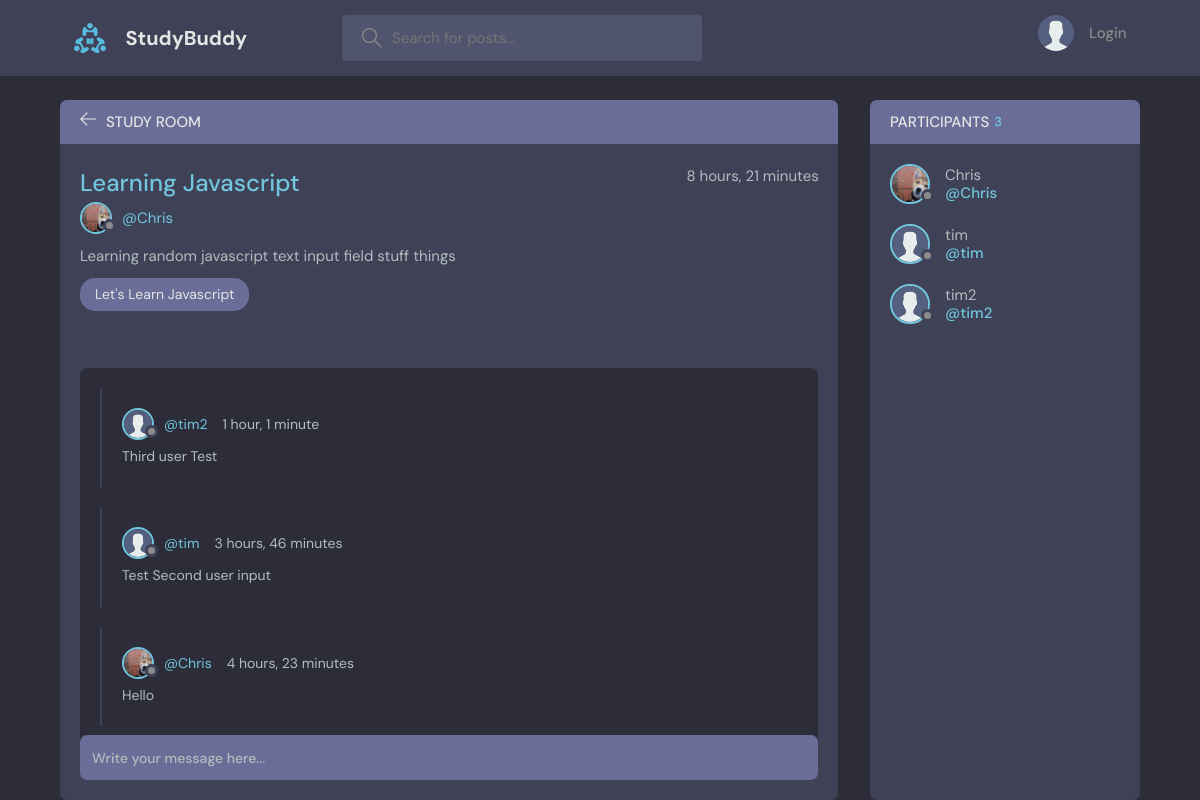
The page /room/1/ on the database its author committed.
### Base/models.py (models this page shows, shortened)
class Room(models.Model):
    host = models.ForeignKey(User, on_delete=models.SET_NULL, null=True)
    topic = models.ForeignKey(Topic, on_delete=models.SET_NULL, null=True)
    name = models.CharField(max_length=200)
    description = models.TextField(null=True, blank=True)
    participants = models.ManyToManyField(User, related_name='participants', blank=True)
    updated = models.DateTimeField(auto_now=True)
    created = models.DateTimeField(auto_now_add=True)
    class Meta:
        ordering = ['-updated', '-created']

class User(AbstractUser):
    name = models.CharField(max_length=200, null=True)
    email = models.EmailField(null=True, unique=True)
    bio = models.TextField(null=True)
    avatar = models.ImageField(null=True, default="avatar.svg")
    USERNNAME_FIELD = 'email'
    REQUIRED_FIELDS = []

class Topic(models.Model):
    name = models.CharField(max_length=200)
    def __str__(self):
        return self.name

class Messages(models.Model):
    user = models.ForeignKey(User, on_delete=models.CASCADE)
    room = models.ForeignKey(Room, on_delete=models.CASCADE)
    body = models.TextField()
    updated = models.DateTimeField(auto_now=True)
    created = models.DateTimeField(auto_now_add=True)
    class Meta:
        ordering = ['-updated', '-created']

### Base/views.py (the view, shortened to what this page needs)
# urls.py: path('room/<str:pk>/', views.room, name="room"),
def room(request, pk):
    room = Room.objects.get(id=pk)
    room_messages = room.messages_set.all().order_by('-created')
    participants = room.participants.all()
    context = {'room': room, 'room_messages': room_messages, 'participants': participants}
    return render(request, 'base/room.html', context)

### Base/templates/base/room.html (shortened to what this page needs)
{% extends 'main.html' %}
{% block content %}
        <div class="room">
          <div class="room__top">
            <div class="room__topLeft">
              <a href="{% url 'home' %}">
                <svg version="1.1" xmlns="http://www.w3.org/2000/svg" width="32" height="32" viewBox="0 0 32 32">
                  <title>arrow-left</title>
                  <path
                    d="M13.723 2.286l-13.723 13.714 13.719 13.714 1.616-1.611-10.96-10.96h27.625v-2.286h-27.625l10.965-10.965-1.616-1.607z"
                  ></path>
                </svg>
              </a>
              <h3>Study Room</h3>
            </div>
          </div>
          <div class="room__box scroll">
            <div class="room__header scroll">
              <div class="room__info">
                <h3>{{room.name}}</h3>
                <span>{{room.created|timesince}}</span>
              </div>
              <div class="room__hosted">
                <a href="{% url 'user-profile' room.host.id %}" class="room__author">
                  <div class="avatar avatar--small">
                    <img src="{{room.host.avatar.url}}" />
                  </div>
                  <span>@{{room.host.username}}</span>
                </a>
              </div>
              <div class="room__details">
                {{room.description}}
              </div>
              <span class="room__topics">{{room.topic}}</span>
            </div>
            <div class="room__conversation">
              <div class="threads scroll">
                {% for message in room_messages %}
                <div class="thread">
                  <div class="thread__top">
                    <div class="thread__author">
                      <a href="{% url 'user-profile' message.user.id %}" class="thread__authorInfo">
                        <div class="avatar avatar--small">
                          <img src="{{message.user.avatar.url}}" />
                        </div>
                        <span>@{{message.user.username}}</span>
                      </a>
                      <span class="thread__date">{{message.created|timesince}}</span>
                    </div>
                  </div>
                  <div class="thread__details">
                    {{message.body}}
                  </div>
                </div>
                {% endfor %}
              </div>
            </div>
          </div>
          <div class="room__message">
            <form action="" method="POST">
              <input name="body" placeholder="Write your message here..." /></form>
          </div>
        </div>
        <div class="participants">
          <h3 class="participants__top">Participants <span>{{participants.count}}</span></h3>
          <div class="participants__list scroll">
            {% for user in participants %}
            <a href="{% url 'user-profile' user.id %}" class="participant">
              <div class="avatar avatar--medium">
                <img src="{{user.avatar.url}}" />
              </div>
              <p>
                {{user.username}}
                <span>@{{user.username}}</span>
              </p>
            </a>
            {% endfor %}
          </div>
        </div>
{% endblock %}

### rows shown on the page
Room: name "Learning Javascript", created "8 hours, 21 minutes", host.avatar (picture), host.username "Chris", description "Learning random javascript text input field stuff things", topic "Let's Learn Javascript"
Messages: user.avatar (placeholder picture), user.username "tim2", created "1 hour, 1 minute", body "Third user Test"
Messages: user.avatar (placeholder picture), user.username "tim", created "3 hours, 46 minutes", body "Test Second user input"
Messages: user.avatar (picture), user.username "Chris", created "4 hours, 23 minutes", body "Hello"
User: avatar (picture), username "Chris"
User: avatar (placeholder picture), username "tim"
User: avatar (placeholder picture), username "tim2"

### other values the page prints
{{ participants.count }} "3"
